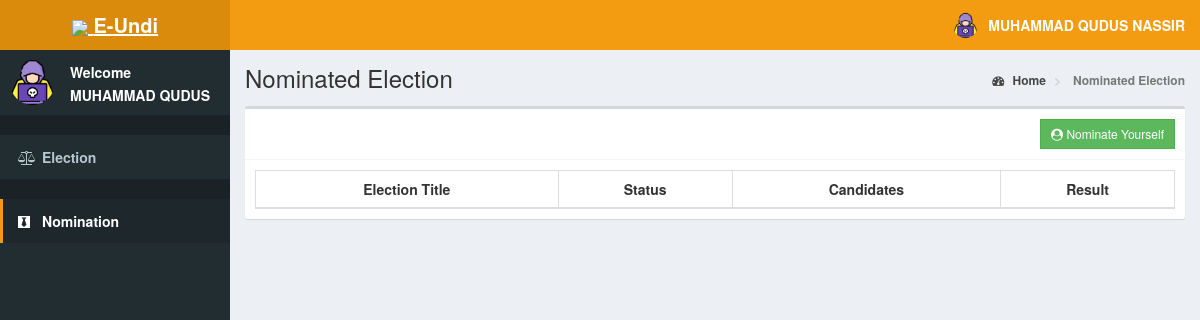
The page /voter/candidates.php (signed in) on the database its author committed.
### tables this page shows
CREATE TABLE `voters` (
  `id` int(11) NOT NULL,
  `voters_id` varchar(15) DEFAULT NULL,
  `password` varchar(60) NOT NULL,
  `firstname` varchar(30) NOT NULL,
  `lastname` varchar(30) NOT NULL,
  `photo` varchar(150) NOT NULL,
  `status` varchar(25) NOT NULL,
  `phone` varchar(12) NOT NULL,
  `created_on` date NOT NULL,
  `logintime` time NOT NULL
);

### voter/includes/session.php (called while the page is built, shortened)
<?php
	include 'includes/conn.php';
	if(isset($_SESSION['voter'])){
		$sql = "SELECT * FROM voters WHERE id = '".$_SESSION['voter']."'";
		$query = $conn->query($sql);
		$voter = $query->fetch_assoc();
	}
	elseif (!isset($_SESSION['superadmin']) || trim($_SESSION['superadmin']) == ''){
        header('location: index.php');
        $sql = "SELECT * FROM superadmin WHERE id = '".$_SESSION['superadmin']."'";
        $query = $conn->query($sql);
        $user = $query->fetch_assoc();
    }
	else{
		header('location: index.php');
		exit();
	}
?>

### voter/includes/navbar.php (shortened to what this page needs)
<header class="main-header">
    <a href="votingtest.php" class="logo">
        <span class="logo-lg"><img src="https://img.icons8.com/small/30/000000/elections.png"> <b> E-Undi </span>
    </a>
        <nav class="navbar navbar-static-top">
        <div class="navbar-custom-menu">
            <ul class="nav navbar-nav">
                <li class="dropdown user user-menu">
                    <a href="#" class="dropdown-toggle" data-toggle="dropdown">
                        <img src="<?php echo (!empty($voter['photo'])) ? '../images/'.$voter['photo'] : 'images/profile.jpg' ?>" class="user-image" alt="User Image">
                        <span class="hidden-xs"><?php echo $voter['firstname'].' '.$voter['lastname']; ?></span>
                    </a>
                </li>
            </ul>
        </div>
    </nav>
</header>

### voter/includes/menubar.php
<aside class="main-sidebar">
    <section class="sidebar">
        <div class="user-panel">
            <div class="pull-left image">
                <img src="<?php echo (!empty($voter['photo'])) ? '../images/'.$voter['photo'] : '../images/profile.jpg' ?>" class="img-circle" alt="User Image">
            </div>
            <div class="pull-left info">
                <p>Welcome</p>
                <p><?php echo $voter['firstname']; ?></p>
            </div>
        </div>
        <ul class="sidebar-menu" data-widget="tree">
            <li class="header"></li>
            <li class=""><a href="testmodal.php"><i class="fa fa-balance-scale"></i> <span>Election</span></a></li>
            <li class="header"></li>
            <li class=""><a href="candidates.php"><i class="fa fa-black-tie"></i> <span>Nomination</span></a></li>
        </ul>
    </section>
</aside>

### rows shown on the page
voters: photo (picture), firstname "MUHAMMAD QUDUS", lastname "NASSIR"
